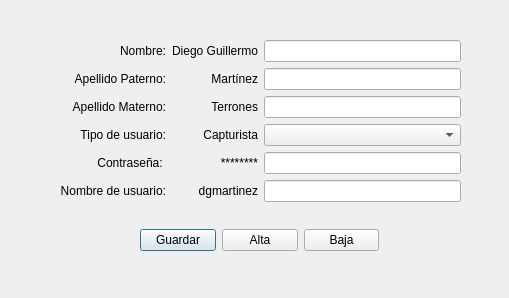
<?xml version="1.0" encoding="UTF-8"?>
<ui version="4.0">
 <class>CreateUser</class>
 <widget class="QDialog" name="CreateUser">
  <property name="geometry">
   <rect>
    <x>0</x>
    <y>0</y>
    <width>509</width>
    <height>298</height>
   </rect>
  </property>
  <property name="windowTitle">
   <string>Modificación de usuario</string>
  </property>
  <widget class="QWidget" name="horizontalLayoutWidget">
   <property name="geometry">
    <rect>
     <x>140</x>
     <y>220</y>
     <width>239</width>
     <height>41</height>
    </rect>
   </property>
   <layout class="QHBoxLayout" name="horizontalLayout">
    <item>
     <widget class="QPushButton" name="pushButton">
      <property name="text">
       <string>Guardar</string>
      </property>
     </widget>
    </item>
    <item>
     <widget class="QPushButton" name="pushButton_2">
      <property name="text">
       <string>Alta</string>
      </property>
     </widget>
    </item>
    <item>
     <widget class="QPushButton" name="pushButton_3">
      <property name="text">
       <string>Baja</string>
      </property>
     </widget>
    </item>
   </layout>
  </widget>
  <widget class="QWidget" name="gridLayoutWidget">
   <property name="geometry">
    <rect>
     <x>60</x>
     <y>40</y>
     <width>401</width>
     <height>164</height>
    </rect>
   </property>
   <layout class="QGridLayout" name="gridLayout">
    <item row="4" column="0">
     <widget class="QLabel" name="label_6">
      <property name="text">
       <string>Contraseña: </string>
      </property>
      <property name="alignment">
       <set>Qt::AlignRight|Qt::AlignTrailing|Qt::AlignVCenter</set>
      </property>
     </widget>
    </item>
    <item row="5" column="2">
     <widget class="QLineEdit" name="lineEdit_4"/>
    </item>
    <item row="1" column="2">
     <widget class="QLineEdit" name="lineEdit_2"/>
    </item>
    <item row="3" column="2">
     <widget class="QComboBox" name="comboBox"/>
    </item>
    <item row="5" column="0">
     <widget class="QLabel" name="label_7">
      <property name="text">
       <string>Nombre de usuario:</string>
      </property>
      <property name="alignment">
       <set>Qt::AlignRight|Qt::AlignTrailing|Qt::AlignVCenter</set>
      </property>
     </widget>
    </item>
    <item row="2" column="0">
     <widget class="QLabel" name="label_4">
      <property name="text">
       <string>Apellido Materno:</string>
      </property>
      <property name="alignment">
       <set>Qt::AlignRight|Qt::AlignTrailing|Qt::AlignVCenter</set>
      </property>
     </widget>
    </item>
    <item row="4" column="2">
     <widget class="QLineEdit" name="lineEdit_5"/>
    </item>
    <item row="0" column="0">
     <widget class="QLabel" name="label">
      <property name="text">
       <string>Nombre:</string>
      </property>
      <property name="alignment">
       <set>Qt::AlignRight|Qt::AlignTrailing|Qt::AlignVCenter</set>
      </property>
     </widget>
    </item>
    <item row="3" column="0">
     <widget class="QLabel" name="label_5">
      <property name="text">
       <string>Tipo de usuario:</string>
      </property>
      <property name="alignment">
       <set>Qt::AlignRight|Qt::AlignTrailing|Qt::AlignVCenter</set>
      </property>
     </widget>
    </item>
    <item row="0" column="2">
     <widget class="QLineEdit" name="lineEdit"/>
    </item>
    <item row="2" column="2">
     <widget class="QLineEdit" name="lineEdit_3"/>
    </item>
    <item row="1" column="0">
     <widget class="QLabel" name="label_2">
      <property name="text">
       <string>Apellido Paterno:</string>
      </property>
      <property name="alignment">
       <set>Qt::AlignRight|Qt::AlignTrailing|Qt::AlignVCenter</set>
      </property>
     </widget>
    </item>
    <item row="0" column="1">
     <widget class="QLabel" name="label_3">
      <property name="text">
       <string>Diego Guillermo</string>
      </property>
      <property name="alignment">
       <set>Qt::AlignRight|Qt::AlignTrailing|Qt::AlignVCenter</set>
      </property>
     </widget>
    </item>
    <item row="1" column="1">
     <widget class="QLabel" name="label_8">
      <property name="text">
       <string>Martínez</string>
      </property>
      <property name="alignment">
       <set>Qt::AlignRight|Qt::AlignTrailing|Qt::AlignVCenter</set>
      </property>
     </widget>
    </item>
    <item row="2" column="1">
     <widget class="QLabel" name="label_9">
      <property name="text">
       <string>Terrones</string>
      </property>
      <property name="alignment">
       <set>Qt::AlignRight|Qt::AlignTrailing|Qt::AlignVCenter</set>
      </property>
     </widget>
    </item>
    <item row="3" column="1">
     <widget class="QLabel" name="label_10">
      <property name="text">
       <string>Capturista</string>
      </property>
      <property name="alignment">
       <set>Qt::AlignRight|Qt::AlignTrailing|Qt::AlignVCenter</set>
      </property>
     </widget>
    </item>
    <item row="4" column="1">
     <widget class="QLabel" name="label_11">
      <property name="text">
       <string>********</string>
      </property>
      <property name="alignment">
       <set>Qt::AlignRight|Qt::AlignTrailing|Qt::AlignVCenter</set>
      </property>
     </widget>
    </item>
    <item row="5" column="1">
     <widget class="QLabel" name="label_12">
      <property name="text">
       <string>dgmartinez</string>
      </property>
      <property name="alignment">
       <set>Qt::AlignRight|Qt::AlignTrailing|Qt::AlignVCenter</set>
      </property>
     </widget>
    </item>
   </layout>
  </widget>
 </widget>
 <resources/>
 <connections/>
</ui>
